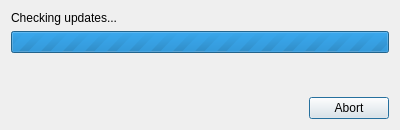
<?xml version="1.0" encoding="UTF-8"?>
<ui version="4.0">
 <class>WaitUpdaterDialog</class>
 <widget class="QDialog" name="WaitUpdaterDialog">
  <property name="geometry">
   <rect>
    <x>0</x>
    <y>0</y>
    <width>400</width>
    <height>130</height>
   </rect>
  </property>
  <property name="windowTitle">
   <string>Update checking</string>
  </property>
  <layout class="QVBoxLayout" name="verticalLayout">
   <item>
    <widget class="QLabel" name="label">
     <property name="text">
      <string>Checking updates...</string>
     </property>
    </widget>
   </item>
   <item>
    <widget class="QProgressBar" name="progressBar">
     <property name="maximum">
      <number>0</number>
     </property>
     <property name="value">
      <number>0</number>
     </property>
    </widget>
   </item>
   <item>
    <spacer name="verticalSpacer">
     <property name="orientation">
      <enum>Qt::Vertical</enum>
     </property>
     <property name="sizeHint" stdset="0">
      <size>
       <width>20</width>
       <height>40</height>
      </size>
     </property>
    </spacer>
   </item>
   <item>
    <widget class="QDialogButtonBox" name="buttonBox">
     <property name="orientation">
      <enum>Qt::Horizontal</enum>
     </property>
     <property name="standardButtons">
      <set>QDialogButtonBox::Abort</set>
     </property>
    </widget>
   </item>
  </layout>
 </widget>
 <resources/>
 <connections>
  <connection>
   <sender>buttonBox</sender>
   <signal>rejected()</signal>
   <receiver>WaitUpdaterDialog</receiver>
   <slot>reject()</slot>
   <hints>
    <hint type="sourcelabel">
     <x>316</x>
     <y>260</y>
    </hint>
    <hint type="destinationlabel">
     <x>286</x>
     <y>274</y>
    </hint>
   </hints>
  </connection>
  <connection>
   <sender>buttonBox</sender>
   <signal>accepted()</signal>
   <receiver>WaitUpdaterDialog</receiver>
   <slot>accept()</slot>
   <hints>
    <hint type="sourcelabel">
     <x>248</x>
     <y>254</y>
    </hint>
    <hint type="destinationlabel">
     <x>157</x>
     <y>274</y>
    </hint>
   </hints>
  </connection>
 </connections>
</ui>
